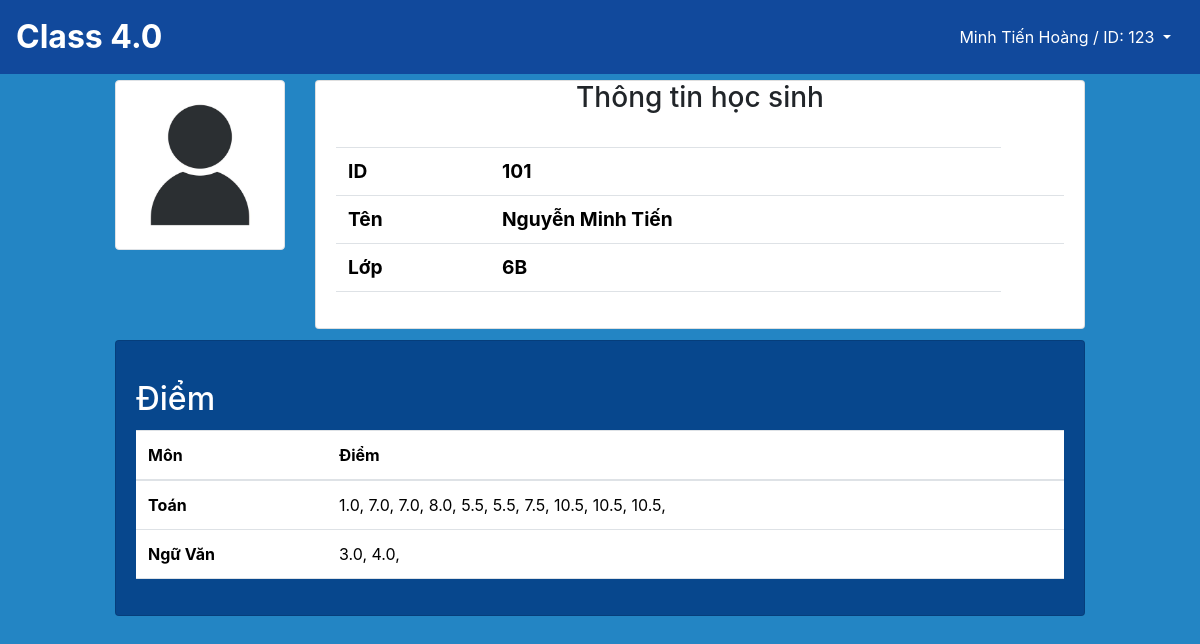
Screenshot of /studentportal/101/ (signed in) with the database file from the repository.
### app_User/models.py (models this page shows, shortened)
class Teacher(AbstractBaseUser,PermissionsMixin):
    email = models.EmailField(blank = True, default="",unique=True)
    id = models.CharField(max_length=10, unique=True,primary_key=True)
    last_name = models.CharField(max_length = 100,blank =True, default="")
    first_name = models.CharField(max_length = 100,blank =True, default="")
    is_active = models.BooleanField(default=True)
    is_superuser = models.BooleanField(default=False)
    is_staff = models.BooleanField(default=False)
    date_joined = models.DateTimeField(default = timezone.now)
    last_login = models.DateTimeField(default = timezone.now)
    objects = TeacherManager()
    USERNAME_FIELD = 'email'
    EMAIL_FIELD = 'email'
    REQUIRED_FIELDS = ['id'] #id
    class Meta:
        verbose_name = 'Teacher_User'
        verbose_name_plural = 'Teacher_Users'
    def get_full_name(self):
        return f"{self.last_name} {self.first_name}"

### SM/models.py (models this page shows, shortened)
class Student(models.Model):
    id = models.IntegerField(primary_key=True)
    name = models.CharField(max_length=100,blank=False, null=False)
    classroom = models.ForeignKey(Classroom, on_delete=models.CASCADE, related_name='student') # cho phép classroom truy vấn được các student của mình

class Classroom(models.Model):
    name = models.CharField(primary_key=True,max_length=10)
    manager = models.ForeignKey('app_User.Teacher', on_delete=models.CASCADE,related_name='classroom') # 1 lớp chỉ có 1 giáo viên và ngược lại

class Subject (models.Model):
    id = models.CharField(primary_key=True, max_length = 10)
    name = models.CharField(max_length = 100,blank=False, null=False) # cần đảm bảo bắt buôc phải có

class Mark(models.Model):
    student = models.ForeignKey(Student, on_delete=models.CASCADE,related_name='marks')
    subject= models.ForeignKey(Subject, on_delete=models.CASCADE)
    scores = models.FloatField(models.FloatField(), blank=True, null=True)

### StudentPortal/views.py (the view)
# urls.py: path('<int:student>/', views.student_lookup, name= 'Lookup'),
def student_lookup(request, student):
    student = get_object_or_404(Student, id=student)
    marks = student.marks.all()
    classroom = student.classroom
    classroomsubjects = ClassroomSubject.objects.filter(classroom=classroom).first()
    subjects = classroomsubjects.subject.all()
    marks_by_subject = {}
    for mark in marks:
        if mark.subject.name not in marks_by_subject:
            marks_by_subject[mark.subject.name] = [mark.scores]
        else:
            marks_by_subject[mark.subject.name].append(mark.scores)
    context = {
        'student': student,
        'marks': marks,
        'student_of_subjects': subjects,
        'marks_by_subject': marks_by_subject,
    }
    return render(request, 'lookup.html',context)

### StudentPortal/templates/lookup.html (shortened to what this page needs)
{% extends "base.html" %}
{% load static %}
{% block content %}
<div class="row">
    <div class="col-1"></div>
    <div class="col-2">
        <img src="{% static "illustration-of-human-icon-user-symbol-icon-modern-design-on-blank-background-free-vector.jpg" %}" class="img-thumbnail" alt="...">
    </div>
    <div class="col-8">
        <div class="card">
            <h3 class="card-title text-center">Thông tin học sinh</h3>
            <div class="card-body">
                <table class="table">
                    <tbody>
                    <tr>
                        <th class="display-6 font-weight-bold" style="font-size: 1.2em" scope="row">ID</th>
                        <td class="display-6 font-weight-bold" style="font-size: 1.2em">{{ student.id }}</td>
                    </tr>
                    <tr>
                        <th class="display-6 font-weight-bold" style="font-size: 1.2em" scope="row">Tên</th>
                        <td class="display-6 font-weight-bold" style="font-size: 1.2em">{{ student.name }}<td>
                    </tr>
                    <tr>
                        <th class="display-6 font-weight-bold" style="font-size: 1.2em" scope="row">Lớp</th>
                        <td class="display-6 font-weight-bold" style="font-size: 1.2em">{{ student.classroom.name }}</td>
                    </tr>
                    </tbody>
                </table>
            </div>
        </div>
    </div>
    <div class="col-1"></div>
</div>
<div class="row" style="margin-top: 1%">
    <div class="col-1"></div>
    <div class="col-10">
        <div class="card" style="background-color: #07478D">
            <div class="card-body">
                <h2 class="card-title text-white" style="margin-top: 2%;">Điểm</h2>
                <table class="table">
                    <thead>
                    <tr>
                        <th scope="col">Môn</th>
                        <th scope="col">Điểm</th>
                    </tr>
                    </thead>
                    <tbody>
                        {% for subject, scores in marks_by_subject.items %}
                        <tr>
                            <th scope="row">{{ subject }}</th>
                            <td>
                                {% for score in scores %}
                                {{ score }},
                                {% endfor %}
                            </td>
                        </tr>
                        {% endfor %}
                    </tbody>
                </table>
            </div>
        </div>
    </div>
    <div class="col-1"></div>
</div>
{% endblock content %}

### templates/base.html (shortened to what this page needs)
{% load static %}
<!DOCTYPE html>
<html>
    <head>
        <link href="https://cdn.jsdelivr.net/npm/bootstrap@5.3.2/dist/css/bootstrap.min.css" rel="stylesheet">
        <link rel="stylesheet" href="https://cdn.jsdelivr.net/npm/bootstrap@4.3.1/dist/css/bootstrap.min.css">
    </head>
    <body style="background-color: #2385C4;">
        <nav class="navbar navbar-expand-lg navbar-dark fixed-top" style="background-color: #11499C">
              <div class="collapse navbar-collapse row" id="navbarTogglerDemo02">
                <div class="col-2">
                  <a class="navbar-brand font-weight-bold text-white" style="font-size: 2em" aria-current="page" style="font-size: 2em" href="/home"  title="Go Home" >Class 4.0</a>
                </div>
                {% if user.is_authenticated %}
                <div class="col-4">
                  <div class="dropdown  d-flex justify-content-end">
                    <a type="button" class="btn btn-link text-white dropdown-toggle" data-bs-toggle="dropdown">
                      {{ user.get_full_name }} / ID: {{ user.id }}
                    </a>
                  </div>
                </div>
                {% endif %}
              </div>
        </nav>
      <div class="container-fluid" style="margin-top: 80px;margin-bottom: 80px">
        {% block content %}
        {% endblock content %}
      </div>
    </body>
</html>

### templates/base.html (style rules this page uses)
body { margin: 0; padding: 0; height: 100vh; width: 100vw; overflow-x: hidden; }

### rows the page displays
Teacher: get_full_name "Minh Tiến Hoàng", id "123"
Student: id "101", name "Nguyễn Minh Tiến", classroom.name "6B"
Subject: marks_by_subject "Toán"
Mark: scores "1.0"
Mark: scores "7.0"
Mark: scores "7.0"
Mark: scores "8.0"
Mark: scores "5.5"
Mark: scores "5.5"
Mark: scores "7.5"
Mark: scores "10.5"
Mark: scores "10.5"
Mark: scores "10.5"
Subject: marks_by_subject "Ngữ Văn"
Mark: scores "3.0"
Mark: scores "4.0"
